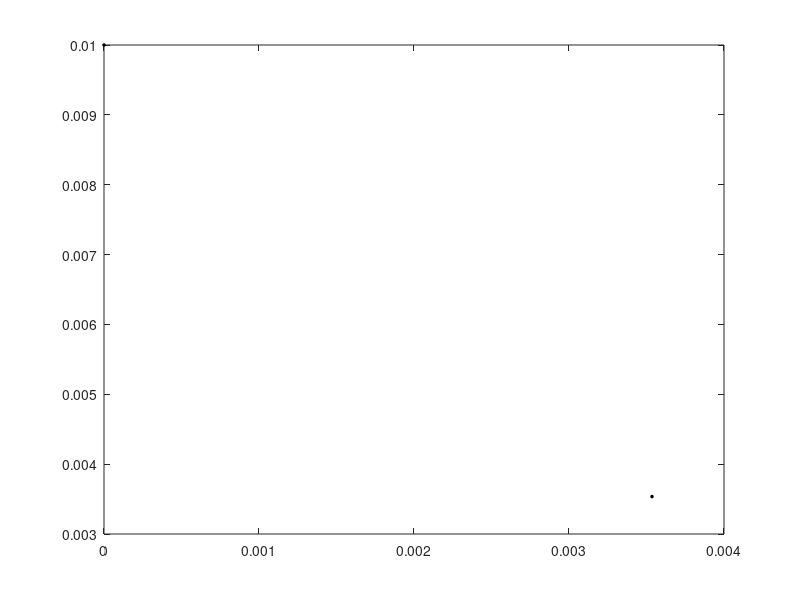

Write the MATLAB code that produced this figure. (Note: this script raises an error after producing the figure.)
%generation of images for ball tracking
close all;
clear all;

N = 250;
dt = 0.0001;
R = 0.0213;
dA = 0.01;
dB = 0.005;
VG = 3;
Omegaz = - VG/R;

xG  = zeros(1,N);
yG = 0;
xA = zeros(1,N);
yA = zeros(1,N);
xB = zeros(1,N);
yB = zeros(1,N);
xG(1) = 0;
xA(1) = 0;
yA(1) = dA;
xB(1) = dB*sqrt(2)/2;
yB(1) = dB*sqrt(2)/2;

for ii = 1:N-1
    ii
    xG(ii) = VG*ii*dt;
    VAx = VG + (yG - yA(ii))*Omegaz;
    VAy = -(xG(ii) - xA(ii))*Omegaz;
    VBx = VG + (yG - yB(ii))*Omegaz;
    VBy = -(xG(ii) - xB(ii))*Omegaz;
    xA(ii+1) = xA(ii) + VAx*dt;
    yA(ii+1) = yA(ii) + VAy*dt;
    xB(ii+1) = xB(ii) + VBx*dt;
    yB(ii+1) = yB(ii) + VBy*dt;
    %%%%%%%%%%%%%%%%%%%%%%%%%%%%%%%%%%%%%%%%%%%%%%%%%%%%%%%%%
    figure(1)
        plot(xA(ii),yA(ii),'ok','MarkerSize',2,'MarkerFaceColor','k');hold on
        plot(xB(ii),yB(ii),'ok','MarkerSize',2,'MarkerFaceColor','k');
        %plot(xG(ii),0,'ok','MarkerSize',2,'MarkerFaceColor','k');
        circle(xG(ii),0,R);
        if ii<10
            filename = strcat('imag_000',num2str(ii),'.jpg');
        elseif (ii>9) && (ii<100) 
            filename = strcat('imag_00',num2str(ii),'.jpg');
        else
            filename = strcat('imag_0',num2str(ii),'.jpg');
        end
        xlim(0.01*[-3 10]);
        ylim(0.01*[-3 3]);
        axis equal;
        box off;
        axis off;
        saveas(gcf,filename);
    close(1)
end
    